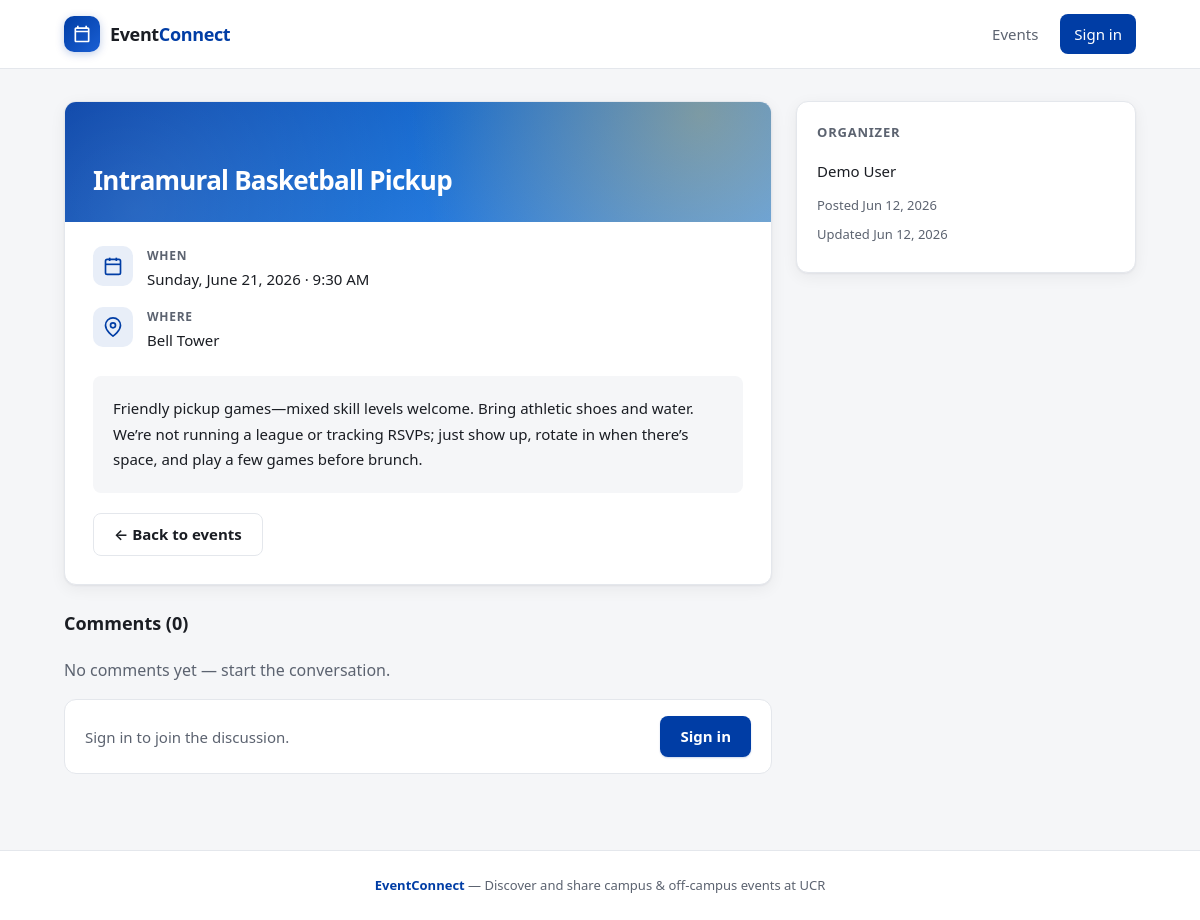
The page /events/5/ on the database as committed earlier.
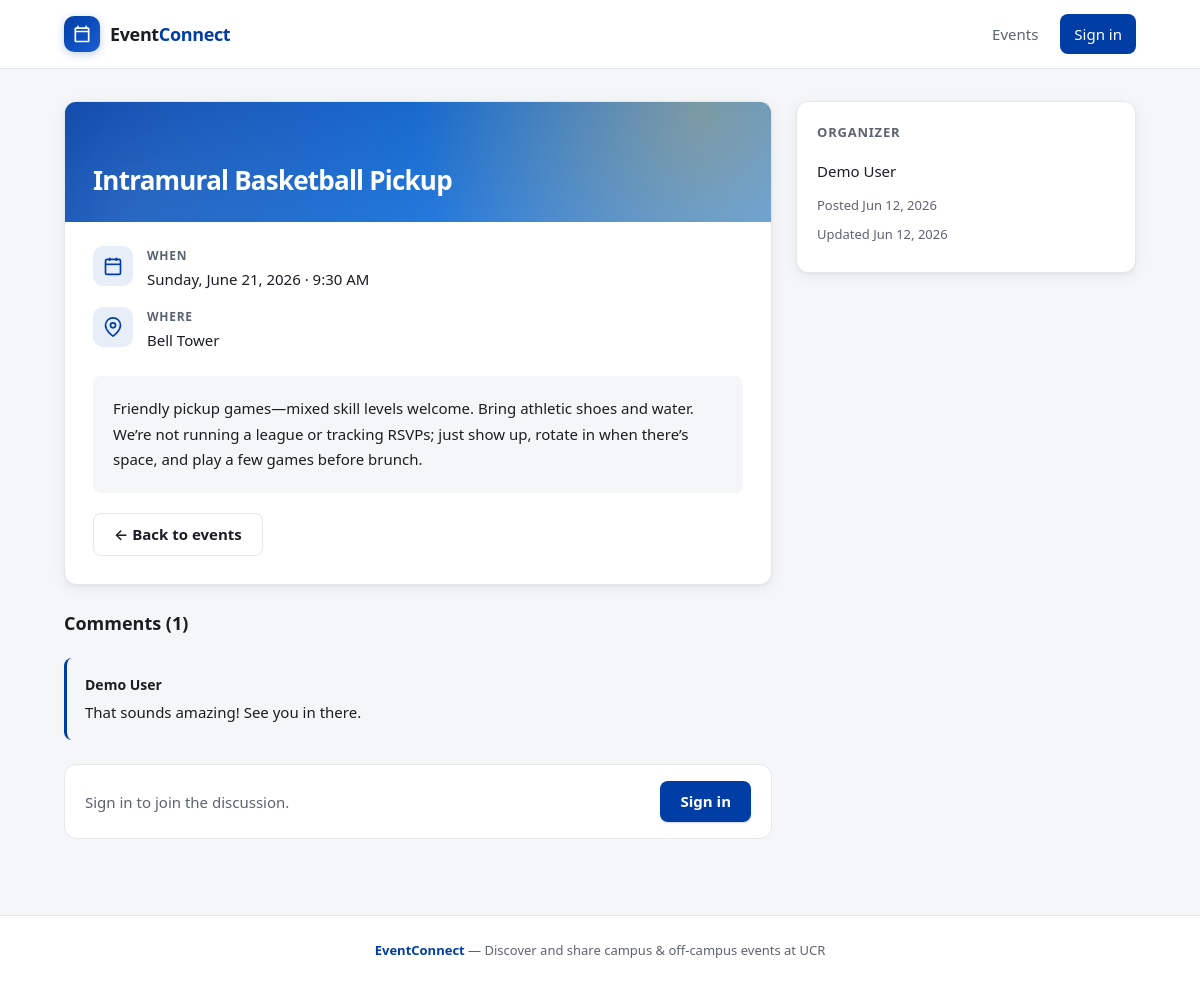
The same page on the database as committed later.
### events/models.py (models this page shows, shortened)
class Event(models.Model):
    title = models.CharField(max_length=200)
    starts_at = models.DateTimeField()
    location = models.CharField(max_length=300)
    description = models.TextField()
    created_by = models.ForeignKey(
        settings.AUTH_USER_MODEL,
        on_delete=models.CASCADE,
        related_name="events_created",
    )
    created_at = models.DateTimeField(auto_now_add=True)
    updated_at = models.DateTimeField(auto_now=True)
    class Meta:
        ordering = ["-starts_at"]

class EventComment(models.Model):
    event = models.ForeignKey(
        Event,
        on_delete=models.CASCADE,
        related_name="comments",
    )
    reply_to = models.ForeignKey(
        "self",
        null=True,
        blank=True,
        on_delete=models.CASCADE,
        related_name="replies",
    )
    author = models.ForeignKey(
        settings.AUTH_USER_MODEL,
        on_delete=models.CASCADE,
        related_name="event_comments",
    )
    content = models.TextField()
    created_at = models.DateTimeField(auto_now_add=True)
    is_deleted = models.BooleanField(default=False)
    class Meta:
        ordering = ["created_at"]

### accounts/models.py (models this page shows, shortened)
class Profile(models.Model):
    user = models.OneToOneField(
        settings.AUTH_USER_MODEL,
        on_delete=models.CASCADE,
        related_name="profile",
    )
    display_name = models.CharField(max_length=120, blank=True, default="")
    bio = models.TextField(blank=True, default="")
    major = models.CharField(max_length=120, blank=True, default="")
    interests = models.CharField(max_length=255, blank=True, default="")
    google_sub = models.CharField(max_length=255, blank=True, null=True, unique=True)

### events/views.py (the view)
# urls.py: path("<str:event_id>/", views.event_detail, name="event_detail"),
def event_detail(request, event_id):
    event = get_object_or_404(
        Event.objects.select_related("created_by"),
        pk=event_id,
    )
    creator_profile = Profile.objects.filter(user=event.created_by).first()
    root_comments = (
        EventComment.objects.filter(
            event=event,
            is_deleted=False,
            reply_to__isnull=True,
        )
        .select_related("author")
        .prefetch_related(
            Prefetch(
                "replies",
                queryset=EventComment.objects.filter(is_deleted=False)
                .select_related("author")
                .order_by("created_at"),
            )
        )
        .order_by("created_at")
    )
    return render(
        request,
        "events/event_detail.html",
        {"event": event, "root_comments": root_comments,"profile": creator_profile},
    )

### templates/events/event_detail.html (shortened to what this page needs)
{% extends "base.html" %}
{% block content %}
<div class="container">
  <div class="detail-layout">
    <div>
      <article class="detail-card">
        <div class="detail-card__hero">
          <h1 class="detail-card__title">{{ event.title }}</h1>
        </div>
        <div class="detail-card__body">
          <div class="detail-meta">
            <div class="detail-meta__item">
              <div class="detail-meta__icon">
                <svg viewBox="0 0 24 24" fill="none" stroke="currentColor" stroke-width="2" aria-hidden="true">
                  <rect x="3" y="4" width="18" height="18" rx="2"/><line x1="16" y1="2" x2="16" y2="6"/><line x1="8" y1="2" x2="8" y2="6"/><line x1="3" y1="10" x2="21" y2="10"/>
                </svg>
              </div>
              <div>
                <p class="detail-meta__label">When</p>
                <p class="detail-meta__value">{{ event.starts_at|date:"l, F j, Y · g:i A" }}</p>
              </div>
            </div>
            <div class="detail-meta__item">
              <div class="detail-meta__icon">
                <svg viewBox="0 0 24 24" fill="none" stroke="currentColor" stroke-width="2" aria-hidden="true">
                  <path d="M21 10c0 7-9 13-9 13s-9-6-9-13a9 9 0 0 1 18 0z"/><circle cx="12" cy="10" r="3"/>
                </svg>
              </div>
              <div>
                <p class="detail-meta__label">Where</p>
                <p class="detail-meta__value">{{ event.location }}</p>
              </div>
            </div>
          </div>
          <div class="detail-description">{{ event.description }}</div>
          <div class="btn-group detail-actions">
            <a href="{% url 'events:event_list' %}" class="btn btn--secondary">← Back to events</a>
          </div>
        </div>
      </article>
      <section class="comments-section">
        <h2>Comments ({{ root_comments|length }})</h2>
        {% if root_comments %}
          <ul class="comment-list">
            {% for c in root_comments %}
              <li class="comment">
                <div class="comment__author">
                  {% if c.author.profile %}
                    {{ c.author.profile.display_name|default:c.author.username }}
                  {% else %}
                    {{ c.author.username }}
                  {% endif %}
                </div>
                <p class="comment__body">{{ c.content }}</p>
              </li>
            {% endfor %}
          </ul>
        {% else %}
          <p class="text-muted">No comments yet — start the conversation.</p>
        {% endif %}
        {% if user.is_authenticated %}
          <form class="comment-form" method="post" action="{% url 'events:comment_create' event.id %}">
            {% csrf_token %}
            <div class="form-group">
              <label for="comment-content">Add a comment</label>
              <textarea id="comment-content" name="content" rows="4" required placeholder="Share your thoughts or ask a question…"></textarea>
            </div>
            <button type="submit" class="btn btn--primary">Post comment</button>
          </form>
        {% else %}
          <div class="banner-cta">
            <p>Sign in to join the discussion.</p>
            <a href="{% url 'accounts:login' %}" class="btn btn--primary">Sign in</a>
          </div>
        {% endif %}
      </section>
    </div>
    <aside>
      <div class="sidebar-card">
        <h3>Organizer</h3>
        <p>
          {% if profile and profile.display_name %}
            {{ profile.display_name }}
          {% elif event.created_by.profile %}
            {{ event.created_by.profile.display_name|default:event.created_by.username }}
          {% else %}
            {{ event.created_by.username }}
          {% endif %}
        </p>
        <p class="text-muted" style="font-size: 0.8125rem; margin-top: 0.75rem;">
          Posted {{ event.created_at|date:"M j, Y" }}
        </p>
        {% if event.updated_at != event.created_at %}
          <p class="text-muted" style="font-size: 0.8125rem;">
            Updated {{ event.updated_at|date:"M j, Y" }}
          </p>
        {% endif %}
      </div>
    </aside>
  </div>
</div>
{% endblock %}

### templates/base.html (shortened to what this page needs)
{% load static %}
<!doctype html>
<html lang="en">
<head>
  <link rel="stylesheet" href="{% static 'css/main.css' %}?v=3">
</head>
<body>
  <header class="site-header">
    <div class="site-header__inner">
      <a href="{% url 'home' %}" class="brand">
        <div class="brand__mark" aria-hidden="true">
          <svg viewBox="0 0 24 24" xmlns="http://www.w3.org/2000/svg">
            <path d="M19 4h-1V2h-2v2H8V2H6v2H5c-1.1 0-2 .9-2 2v14c0 1.1.9 2 2 2h14c1.1 0 2-.9 2-2V6c0-1.1-.9-2-2-2zm0 16H5V10h14v10zM5 8V6h14v2H5z"/>
          </svg>
        </div>
        <span class="brand__text">Event<span>Connect</span></span>
      </a>
      <nav class="site-nav" aria-label="Main">
        <a href="{% url 'events:event_list' %}"{% if request.resolver_match.url_name == 'event_list' %} class="is-active"{% endif %}>Events</a>
        {% if user.is_authenticated %}
          <a href="{% url 'events:event_create' %}">Create</a>
          <a href="{% url 'accounts:profile' %}">Account</a>
          <a href="{% url 'accounts:logout' %}">Log out</a>
        {% else %}
          <a href="{% url 'accounts:login' %}" class="btn-nav">Sign in</a>
        {% endif %}
      </nav>
    </div>
  </header>
  <main class="site-main">
    {% block content %}{% endblock %}
  </main>
  <footer class="site-footer">
    <strong>EventConnect</strong> — Discover and share campus &amp; off-campus events at UCR
  </footer>
</body>
</html>

Rows that differ between the two databases and show on the page:
added EventComment: author.profile.display_name "Demo User", content "That sounds amazing! See you in there."
Other text that changed with them:
{{ root_comments|length }}: "0" → "1"
text no longer shown: "No comments yet — start the conversation."
